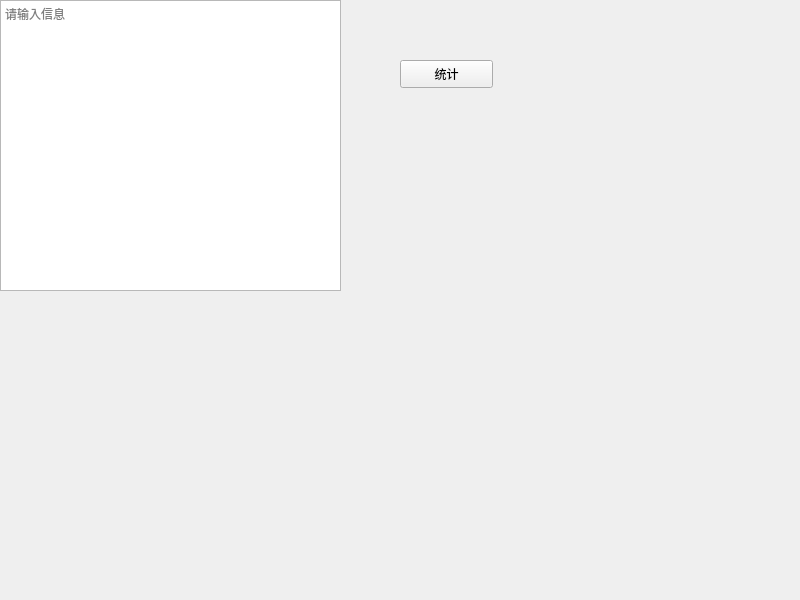
<?xml version="1.0" encoding="UTF-8"?>
<ui version="4.0">
 <class>MainWindow</class>
 <widget class="QMainWindow" name="MainWindow">
  <property name="geometry">
   <rect>
    <x>0</x>
    <y>0</y>
    <width>800</width>
    <height>600</height>
   </rect>
  </property>
  <property name="windowTitle">
   <string>薪资统计</string>
  </property>
  <widget class="QWidget" name="centralwidget">
   <widget class="QPlainTextEdit" name="text_editor">
    <property name="geometry">
     <rect>
      <x>0</x>
      <y>0</y>
      <width>341</width>
      <height>291</height>
     </rect>
    </property>
    <property name="placeholderText">
     <string>请输入信息</string>
    </property>
   </widget>
   <widget class="QPushButton" name="button">
    <property name="geometry">
     <rect>
      <x>400</x>
      <y>60</y>
      <width>93</width>
      <height>28</height>
     </rect>
    </property>
    <property name="text">
     <string>统计</string>
    </property>
   </widget>
  </widget>
 </widget>
 <resources/>
 <connections/>
</ui>
